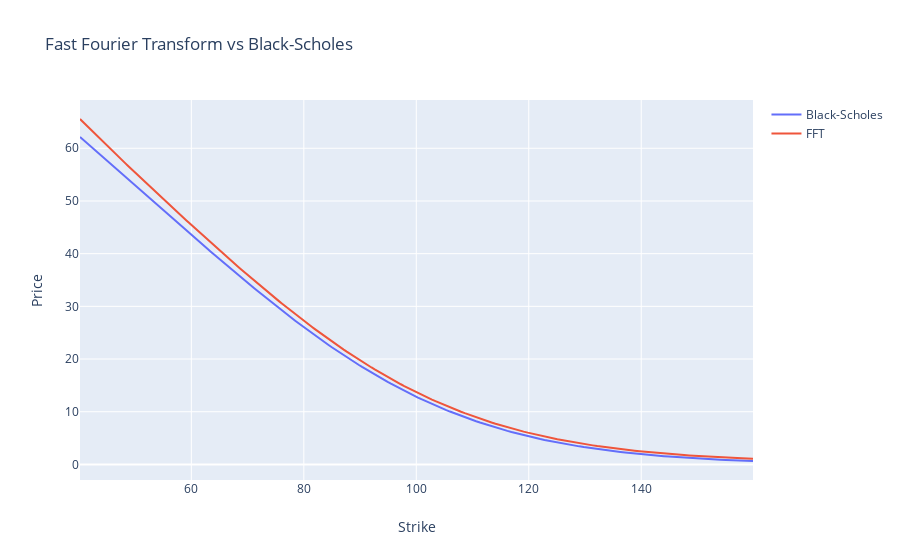

Notebook cell for this chart:
### Code cell
trace0 = go.Scatter(
    x = temp[(temp['K'] > 40) & (temp['K'] < 160)]['K'], y = temp[(temp['K'] > 40) & (temp['K'] < 160)]['BS'], 
    name = 'Black-Scholes'
)
trace1 = go.Scatter(
    x = temp[(temp['K'] > 40) & (temp['K'] < 160)]['K'], y = temp[(temp['K'] > 40) & (temp['K'] < 160)]['FFT'],
    name = 'FFT'
)
data = [trace0, trace1]
layout = go.Layout(
    title = 'Fast Fourier Transform vs Black-Scholes', yaxis = dict(title = 'Price'),  
        xaxis = dict(title = 'Strike'))
fig = go.Figure(data=data, layout=layout)
plotly.offline.iplot(fig)

### Figure 1 — Plotly figure (JSON) as saved in the notebook; plotly's stock layout.template omitted (floating-point values rounded to 4 significant figures; data arrays with more than 128 entries replaced by an {"elided": "..."} marker saying what was removed)
{"data": [{"name": "Black-Scholes", "type": "scatter", "x": {"elided": "226 float values"}, "y": {"elided": "226 float values"}}, {"name": "FFT", "type": "scatter", "x": {"elided": "226 float values"}, "y": {"elided": "226 float values"}}], "layout": {"title": {"text": "Fast Fourier Transform vs Black-Scholes"}, "xaxis": {"title": {"text": "Strike"}}, "yaxis": {"title": {"text": "Price"}}}}
